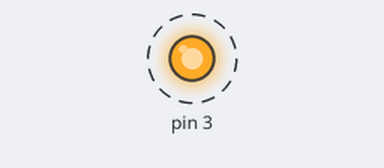
A sketch run on a simulated Arduino Mega 2560, built with avr-gcc and run on an emulated ATmega2560. Shown: output pins drawn as LEDs (lit = HIGH). Dashed ring = blinking.

Above: at 0.15 s.
Timing chart, 0 to 3.0 s (numbered marks = the images above):
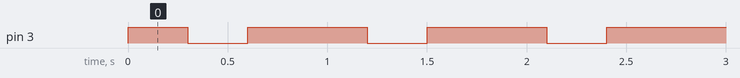

Measured:
- by itself, pin 3: alternates HIGH for 0.60 s and LOW for 0.30 s

The sketch:

SERIAL.ino
```cpp
void setup()
{
 pinMode(3,OUTPUT);
 digitalWrite(3,HIGH);
  Serial1.begin(9600);

  Serial1.println("WELCOME TO LINKIT ONE");

}

void loop()
{
  Serial1.println(" SUCCESS SURYA");
  delay(300);
  digitalWrite(3,LOW);
  delay(300);
  digitalWrite(3,HIGH);
  delay(300);

}
```
